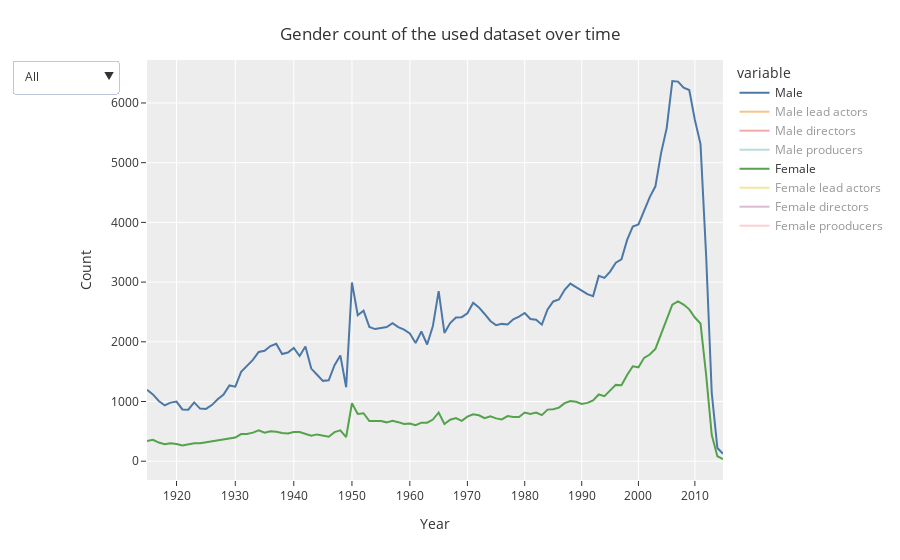

Notebook code cell kept with this figure:
### Code cell
# set up start plot
fig = px.line(
    df_genders_count, 
    y=df_genders_count.columns, 
    labels={
        'value': 'Count',
        'movie_release': 'Year',
    },
    log_x=True,
    color_discrete_sequence=px.colors.qualitative.T10,
    template='ggplot2'
)

# groups and trace visibilities
categories = {
    'All':['male_all_count', 'female_all_count'], 
    'Lead Actors':['male_actors_count', 'female_actors_count'],
    'Directors':['male_director_count', 'female_director_count'],
    'Producers':['male_producer_count', 'female_producer_count'],
}
visibleCats = {}
for cat, cols in categories.items():
    visibleCats[cat] = [True if col in cols else 'legendonly' for col in df_genders_count.columns]

buttons = []
for cat, vis in visibleCats.items():
    button = dict(label=cat,
                    method = 'restyle',
                    args = ['visible',vis])
    buttons.append(button)

# update layout with buttons                       
fig.update_layout(
    updatemenus=[
        dict(
        type="dropdown",
        direction="down",
        buttons = buttons)
    ],
    hovermode='x'
)

variableNames = {
    'male_all_count': 'Male',
    'female_all_count': 'Female',
    'male_actors_count': 'Male lead actors',
    'female_actors_count': 'Female lead actors',
    'male_director_count': 'Male directors',
    'female_director_count': 'Female directors',
    'male_producer_count': 'Male producers',
    'female_producer_count': 'Female prooducers',
}

fig.for_each_trace(
    lambda t: t.update(
        visible = True if t.name in categories['All'] else "legendonly",
        name = variableNames.get(t.name) if variableNames.get(t.name) else t.name
    )
)

fig.update_layout(
    title={
        'text': "Gender count of the used dataset over time",
        'y':0.95,
        'x':0.5,
        'xanchor': 'center',
        'yanchor': 'top'},
)

# buttons
fig.show()
plotly.offline.plot(fig, filename=os.path.join(PLOTS_PATH, 'gender_count.html'))

### Figure 1 — Plotly figure (JSON) as saved in the notebook; plotly's stock layout.template omitted (floating-point values rounded to 4 significant figures)
{"data": [{"hovertemplate": "variable=male_all_count<br>Year=%{x}<br>Count=%{y}<extra></extra>", "legendgroup": "male_all_count", "line": {"color": "#4C78A8", "dash": "solid"}, "marker": {"symbol": "circle"}, "mode": "lines", "name": "Male", "orientation": "v", "showlegend": true, "type": "scatter", "visible": true, "x": [1915, 1916, 1917, 1918, 1919, 1920, 1921, 1922, 1923, 1924, 1925, 1926, 1927, 1928, 1929, 1930, 1931, 1932, 1933, 1934, 1935, 1936, 1937, 1938, 1939, 1940, 1941, 1942, 1943, 1944, 1945, 1946, 1947, 1948, 1949, 1950, 1951, 1952, 1953, 1954, 1955, 1956, 1957, 1958, 1959, 1960, 1961, 1962, 1963, 1964, 1965, 1966, 1967, 1968, 1969, 1970, 1971, 1972, 1973, 1974, 1975, 1976, 1977, 1978, 1979, 1980, 1981, 1982, 1983, 1984, 1985, 1986, 1987, 1988, 1989, 1990, 1991, 1992, 1993, 1994, 1995, 1996, 1997, 1998, 1999, 2000, 2001, 2002, 2003, 2004, 2005, 2006, 2007, 2008, 2009, 2010, 2011, 2012, 2013, 2014, 2015], "xaxis": "x", "y": [1196, 1119, 1009, 934, 981, 999, 867, 863, 985, 881, 876, 940, 1037, 1116, 1269, 1248, 1498, 1599, 1697, 1829, 1849, 1929, 1966, 1796, 1820, 1898, 1762, 1922, 1551, 1449, 1346, 1355, 1608, 1772, 1239, 2994, 2446, 2522, 2249, 2213, 2230, 2247, 2313, 2247, 2204, 2140, 1980, 2172, 1955, 2265, 2849, 2148, 2313, 2408, 2412, 2477, 2655, 2577, 2466, 2349, 2278, 2300, 2291, 2378, 2421, 2483, 2382, 2368, 2287, 2543, 2676, 2709, 2872, 2975, 2917, 2857, 2797, 2765, 3104, 3071, 3176, 3324, 3381, 3706, 3929, 3966, 4183, 4423, 4604, 5160, 5579, 6368, 6358, 6256, 6216, 5714, 5311, 3442, 1141, 220, 126], "yaxis": "y"}, {"hovertemplate": "variable=male_actors_count<br>Year=%{x}<br>Count=%{y}<extra></extra>", "legendgroup": "male_actors_count", "line": {"color": "#F58518", "dash": "solid"}, "marker": {"symbol": "circle"}, "mode": "lines", "name": "Male lead actors", "orientation": "v", "showlegend": true, "type": "scatter", "visible": "legendonly", "x": [1915, 1916, 1917, 1918, 1919, 1920, 1921, 1922, 1923, 1924, 1925, 1926, 1927, 1928, 1929, 1930, 1931, 1932, 1933, 1934, 1935, 1936, 1937, 1938, 1939, 1940, 1941, 1942, 1943, 1944, 1945, 1946, 1947, 1948, 1949, 1950, 1951, 1952, 1953, 1954, 1955, 1956, 1957, 1958, 1959, 1960, 1961, 1962, 1963, 1964, 1965, 1966, 1967, 1968, 1969, 1970, 1971, 1972, 1973, 1974, 1975, 1976, 1977, 1978, 1979, 1980, 1981, 1982, 1983, 1984, 1985, 1986, 1987, 1988, 1989, 1990, 1991, 1992, 1993, 1994, 1995, 1996, 1997, 1998, 1999, 2000, 2001, 2002, 2003, 2004, 2005, 2006, 2007, 2008, 2009, 2010, 2011, 2012, 2013, 2014, 2015], "xaxis": "x", "y": [628, 574, 558, 524, 553, 539, 496, 484, 548, 461, 461, 519, 578, 632, 745, 724, 835, 890, 938, 1023, 1018, 1056, 1087, 1011, 1060, 1147, 1032, 1113, 894, 824, 759, 775, 941, 1054, 708, 1854, 1534, 1560, 1369, 1339, 1359, 1387, 1396, 1377, 1372, 1337, 1222, 1364, 1210, 1419, 1842, 1335, 1419, 1538, 1508, 1546, 1668, 1617, 1600, 1480, 1447, 1466, 1417, 1482, 1546, 1584, 1498, 1486, 1427, 1610, 1701, 1706, 1802, 1899, 1846, 1814, 1768, 1727, 1968, 1924, 2007, 2115, 2141, 2353, 2531, 2514, 2639, 2783, 2868, 3216, 3434, 3958, 3932, 3943, 3927, 3583, 3344, 2181, 748, 139, 77], "yaxis": "y"}, {"hovertemplate": "variable=male_director_count<br>Year=%{x}<br>Count=%{y}<extra></extra>", "legendgroup": "male_director_count", "line": {"color": "#E45756", "dash": "solid"}, "marker": {"symbol": "circle"}, "mode": "lines", "name": "Male directors", "orientation": "v", "showlegend": true, "type": "scatter", "visible": "legendonly", "x": [1915, 1916, 1917, 1918, 1919, 1920, 1921, 1922, 1923, 1924, 1925, 1926, 1927, 1928, 1929, 1930, 1931, 1932, 1933, 1934, 1935, 1936, 1937, 1938, 1939, 1940, 1941, 1942, 1943, 1944, 1945, 1946, 1947, 1948, 1949, 1950, 1951, 1952, 1953, 1954, 1955, 1956, 1957, 1958, 1959, 1960, 1961, 1962, 1963, 1964, 1965, 1966, 1967, 1968, 1969, 1970, 1971, 1972, 1973, 1974, 1975, 1976, 1977, 1978, 1979, 1980, 1981, 1982, 1983, 1984, 1985, 1986, 1987, 1988, 1989, 1990, 1991, 1992, 1993, 1994, 1995, 1996, 1997, 1998, 1999, 2000, 2001, 2002, 2003, 2004, 2005, 2006, 2007, 2008, 2009, 2010, 2011, 2012, 2013, 2014, 2015], "xaxis": "x", "y": [393, 392, 311, 266, 285, 334, 271, 250, 275, 281, 270, 280, 292, 305, 330, 341, 424, 446, 461, 499, 488, 535, 541, 486, 457, 475, 448, 502, 410, 392, 364, 359, 410, 445, 340, 717, 600, 627, 553, 539, 549, 566, 580, 567, 524, 508, 490, 517, 480, 547, 675, 509, 575, 573, 590, 614, 659, 675, 603, 596, 578, 582, 596, 600, 617, 604, 615, 607, 588, 645, 647, 680, 723, 737, 725, 688, 690, 705, 761, 769, 782, 797, 831, 899, 938, 979, 1035, 1109, 1195, 1339, 1470, 1657, 1663, 1584, 1568, 1462, 1350, 831, 254, 51, 32], "yaxis": "y"}, {"hovertemplate": "variable=male_producer_count<br>Year=%{x}<br>Count=%{y}<extra></extra>", "legendgroup": "male_producer_count", "line": {"color": "#72B7B2", "dash": "solid"}, "marker": {"symbol": "circle"}, "mode": "lines", "name": "Male producers", "orientation": "v", "showlegend": true, "type": "scatter", "visible": "legendonly", "x": [1915, 1916, 1917, 1918, 1919, 1920, 1921, 1922, 1923, 1924, 1925, 1926, 1927, 1928, 1929, 1930, 1931, 1932, 1933, 1934, 1935, 1936, 1937, 1938, 1939, 1940, 1941, 1942, 1943, 1944, 1945, 1946, 1947, 1948, 1949, 1950, 1951, 1952, 1953, 1954, 1955, 1956, 1957, 1958, 1959, 1960, 1961, 1962, 1963, 1964, 1965, 1966, 1967, 1968, 1969, 1970, 1971, 1972, 1973, 1974, 1975, 1976, 1977, 1978, 1979, 1980, 1981, 1982, 1983, 1984, 1985, 1986, 1987, 1988, 1989, 1990, 1991, 1992, 1993, 1994, 1995, 1996, 1997, 1998, 1999, 2000, 2001, 2002, 2003, 2004, 2005, 2006, 2007, 2008, 2009, 2010, 2011, 2012, 2013, 2014, 2015], "xaxis": "x", "y": [175, 153, 140, 144, 143, 126, 100, 129, 162, 139, 145, 141, 167, 179, 194, 183, 239, 263, 298, 307, 343, 338, 338, 299, 303, 276, 282, 307, 247, 233, 223, 221, 257, 273, 191, 423, 312, 335, 327, 335, 322, 294, 337, 303, 308, 295, 268, 291, 265, 299, 332, 304, 319, 297, 314, 317, 328, 285, 263, 273, 253, 252, 278, 296, 258, 295, 269, 275, 272, 288, 328, 323, 347, 339, 346, 355, 339, 333, 375, 378, 387, 412, 409, 454, 460, 473, 509, 531, 541, 605, 675, 753, 763, 729, 721, 669, 617, 430, 139, 30, 17], "yaxis": "y"}, {"hovertemplate": "variable=female_all_count<br>Year=%{x}<br>Count=%{y}<extra></extra>", "legendgroup": "female_all_count", "line": {"color": "#54A24B", "dash": "solid"}, "marker": {"symbol": "circle"}, "mode": "lines", "name": "Female", "orientation": "v", "showlegend": true, "type": "scatter", "visible": true, "x": [1915, 1916, 1917, 1918, 1919, 1920, 1921, 1922, 1923, 1924, 1925, 1926, 1927, 1928, 1929, 1930, 1931, 1932, 1933, 1934, 1935, 1936, 1937, 1938, 1939, 1940, 1941, 1942, 1943, 1944, 1945, 1946, 1947, 1948, 1949, 1950, 1951, 1952, 1953, 1954, 1955, 1956, 1957, 1958, 1959, 1960, 1961, 1962, 1963, 1964, 1965, 1966, 1967, 1968, 1969, 1970, 1971, 1972, 1973, 1974, 1975, 1976, 1977, 1978, 1979, 1980, 1981, 1982, 1983, 1984, 1985, 1986, 1987, 1988, 1989, 1990, 1991, 1992, 1993, 1994, 1995, 1996, 1997, 1998, 1999, 2000, 2001, 2002, 2003, 2004, 2005, 2006, 2007, 2008, 2009, 2010, 2011, 2012, 2013, 2014, 2015], "xaxis": "x", "y": [337, 358, 312, 283, 302, 289, 263, 282, 302, 300, 318, 330, 344, 369, 386, 396, 454, 456, 479, 519, 478, 502, 493, 471, 465, 490, 490, 460, 426, 449, 426, 410, 487, 518, 405, 971, 791, 804, 673, 670, 675, 651, 679, 654, 623, 630, 603, 645, 645, 698, 816, 623, 694, 721, 676, 747, 786, 769, 721, 753, 717, 700, 755, 741, 740, 815, 793, 814, 772, 864, 870, 898, 972, 1009, 995, 958, 977, 1017, 1118, 1090, 1183, 1278, 1272, 1445, 1590, 1572, 1731, 1786, 1880, 2139, 2387, 2621, 2678, 2623, 2544, 2407, 2307, 1445, 437, 83, 37], "yaxis": "y"}, {"hovertemplate": "variable=female_actors_count<br>Year=%{x}<br>Count=%{y}<extra></extra>", "legendgroup": "female_actors_count", "line": {"color": "#EECA3B", "dash": "solid"}, "marker": {"symbol": "circle"}, "mode": "lines", "name": "Female lead actors", "orientation": "v", "showlegend": true, "type": "scatter", "visible": "legendonly", "x": [1915, 1916, 1917, 1918, 1919, 1920, 1921, 1922, 1923, 1924, 1925, 1926, 1927, 1928, 1929, 1930, 1931, 1932, 1933, 1934, 1935, 1936, 1937, 1938, 1939, 1940, 1941, 1942, 1943, 1944, 1945, 1946, 1947, 1948, 1949, 1950, 1951, 1952, 1953, 1954, 1955, 1956, 1957, 1958, 1959, 1960, 1961, 1962, 1963, 1964, 1965, 1966, 1967, 1968, 1969, 1970, 1971, 1972, 1973, 1974, 1975, 1976, 1977, 1978, 1979, 1980, 1981, 1982, 1983, 1984, 1985, 1986, 1987, 1988, 1989, 1990, 1991, 1992, 1993, 1994, 1995, 1996, 1997, 1998, 1999, 2000, 2001, 2002, 2003, 2004, 2005, 2006, 2007, 2008, 2009, 2010, 2011, 2012, 2013, 2014, 2015], "xaxis": "x", "y": [330, 348, 303, 279, 297, 281, 251, 277, 296, 295, 312, 323, 332, 359, 383, 390, 446, 450, 470, 515, 472, 499, 488, 467, 465, 487, 487, 459, 422, 443, 420, 405, 477, 510, 391, 959, 779, 796, 656, 656, 663, 635, 664, 644, 611, 617, 593, 631, 631, 689, 805, 616, 684, 701, 668, 734, 772, 751, 701, 726, 691, 682, 727, 709, 703, 774, 749, 766, 723, 805, 812, 842, 897, 929, 926, 883, 890, 921, 1007, 999, 1050, 1150, 1158, 1287, 1420, 1400, 1518, 1594, 1678, 1893, 2104, 2312, 2382, 2315, 2252, 2119, 2020, 1302, 393, 78, 36], "yaxis": "y"}, {"hovertemplate": "variable=female_director_count<br>Year=%{x}<br>Count=%{y}<extra></extra>", "legendgroup": "female_director_count", "line": {"color": "#B279A2", "dash": "solid"}, "marker": {"symbol": "circle"}, "mode": "lines", "name": "Female directors", "orientation": "v", "showlegend": true, "type": "scatter", "visible": "legendonly", "x": [1915, 1916, 1917, 1918, 1919, 1920, 1921, 1922, 1923, 1924, 1925, 1926, 1927, 1928, 1929, 1930, 1931, 1932, 1933, 1934, 1935, 1936, 1937, 1938, 1939, 1940, 1941, 1942, 1943, 1944, 1945, 1946, 1947, 1948, 1949, 1950, 1951, 1952, 1953, 1954, 1955, 1956, 1957, 1958, 1959, 1960, 1961, 1962, 1963, 1964, 1965, 1966, 1967, 1968, 1969, 1970, 1971, 1972, 1973, 1974, 1975, 1976, 1977, 1978, 1979, 1980, 1981, 1982, 1983, 1984, 1985, 1986, 1987, 1988, 1989, 1990, 1991, 1992, 1993, 1994, 1995, 1996, 1997, 1998, 1999, 2000, 2001, 2002, 2003, 2004, 2005, 2006, 2007, 2008, 2009, 2010, 2011, 2012, 2013, 2014, 2015], "xaxis": "x", "y": [5, 3, 4, 2, 0, 2, 2, 2, 2, 0, 1, 2, 2, 4, 2, 3, 3, 2, 5, 4, 2, 2, 3, 1, 0, 3, 1, 1, 2, 4, 3, 1, 5, 3, 6, 4, 7, 5, 9, 10, 6, 7, 8, 4, 7, 8, 8, 9, 9, 4, 6, 4, 3, 10, 3, 9, 11, 11, 9, 18, 15, 11, 16, 18, 13, 23, 18, 27, 26, 33, 40, 30, 47, 45, 36, 44, 42, 51, 55, 53, 70, 84, 55, 77, 96, 105, 118, 102, 114, 138, 158, 183, 178, 192, 180, 154, 159, 71, 12, 3, 0], "yaxis": "y"}, {"hovertemplate": "variable=female_producer_count<br>Year=%{x}<br>Count=%{y}<extra></extra>", "legendgroup": "female_producer_count", "line": {"color": "#FF9DA6", "dash": "solid"}, "marker": {"symbol": "circle"}, "mode": "lines", "name": "Female prooducers", "orientation": "v", "showlegend": true, "type": "scatter", "visible": "legendonly", "x": [1915, 1916, 1917, 1918, 1919, 1920, 1921, 1922, 1923, 1924, 1925, 1926, 1927, 1928, 1929, 1930, 1931, 1932, 1933, 1934, 1935, 1936, 1937, 1938, 1939, 1940, 1941, 1942, 1943, 1944, 1945, 1946, 1947, 1948, 1949, 1950, 1951, 1952, 1953, 1954, 1955, 1956, 1957, 1958, 1959, 1960, 1961, 1962, 1963, 1964, 1965, 1966, 1967, 1968, 1969, 1970, 1971, 1972, 1973, 1974, 1975, 1976, 1977, 1978, 1979, 1980, 1981, 1982, 1983, 1984, 1985, 1986, 1987, 1988, 1989, 1990, 1991, 1992, 1993, 1994, 1995, 1996, 1997, 1998, 1999, 2000, 2001, 2002, 2003, 2004, 2005, 2006, 2007, 2008, 2009, 2010, 2011, 2012, 2013, 2014, 2015], "xaxis": "x", "y": [2, 7, 5, 2, 5, 6, 10, 3, 4, 5, 5, 5, 10, 6, 1, 3, 5, 4, 4, 0, 4, 1, 2, 3, 0, 0, 2, 0, 2, 2, 3, 4, 5, 5, 8, 8, 5, 3, 8, 4, 6, 9, 7, 6, 5, 5, 2, 5, 5, 5, 5, 3, 7, 10, 5, 4, 3, 7, 11, 9, 11, 7, 12, 14, 24, 18, 26, 21, 23, 26, 18, 26, 28, 35, 33, 31, 45, 45, 56, 38, 63, 44, 59, 81, 74, 67, 95, 90, 88, 108, 125, 126, 118, 116, 112, 134, 128, 72, 32, 2, 1], "yaxis": "y"}], "layout": {"hovermode": "x", "legend": {"title": {"text": "variable"}, "tracegroupgap": 0}, "margin": {"t": 60}, "title": {"text": "Gender count of the used dataset over time", "x": 0.5, "xanchor": "center", "y": 0.95, "yanchor": "top"}, "updatemenus": [{"buttons": [{"args": ["visible", [true, "legendonly", "legendonly", "legendonly", true, "legendonly", "legendonly", "legendonly"]], "label": "All", "method": "restyle"}, {"args": ["visible", ["legendonly", true, "legendonly", "legendonly", "legendonly", true, "legendonly", "legendonly"]], "label": "Lead Actors", "method": "restyle"}, {"args": ["visible", ["legendonly", "legendonly", true, "legendonly", "legendonly", "legendonly", true, "legendonly"]], "label": "Directors", "method": "restyle"}, {"args": ["visible", ["legendonly", "legendonly", "legendonly", true, "legendonly", "legendonly", "legendonly", true]], "label": "Producers", "method": "restyle"}], "direction": "down", "type": "dropdown"}], "xaxis": {"anchor": "y", "domain": [0, 1], "title": {"text": "Year"}, "type": "log"}, "yaxis": {"anchor": "x", "domain": [0, 1], "title": {"text": "Count"}}}}
